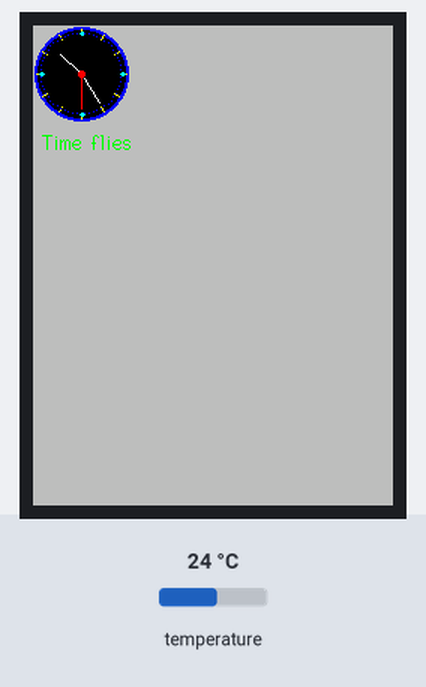
A sketch run on a simulated ESP32. On the bench: 240×320 colour display. The inputs (shaded band) are chosen by the test bench; at power-on: temperature 24 °C. The local clock reads 2024-03-15 10:24:30 at power-on unless the sketch sets it; what the sketch prints to the serial monitor is not drawn.

Above: at 0.8 s.

The sketch:

TFT_Clock.ino
```cpp
/*
 An example analogue clock using a TFT LCD screen to show the time
 use of some of the drawing commands with the ST7735 library.

 For a more accurate clock, it would be better to use the RTClib library.
 But this is just a demo.

 Uses compile time to set the time so a reset will start with the compile time again

 Gilchrist 6/2/2014 1.0
 Updated by Bodmer
 */

#include <TFT_eSPI.h> // Graphics and font library for ST7735 driver chip
#include <SPI.h>
#include <Wire.h>
#include <RTClib.h>

TFT_eSPI tft = TFT_eSPI();  // Invoke library, pins defined in User_Setup.h

RTC_DS3231 rtc;

#define TFT_GREY 0xBDF7

float sx = 0, sy = 1, mx = 1, my = 0, hx = -1, hy = 0;    // Saved H, M, S x & y multipliers
float sdeg=0, mdeg=0, hdeg=0;
uint16_t osx=32, osy=32, omx=32, omy=32, ohx=32, ohy=32;  // Saved H, M, S x & y coords
uint16_t x0=0, x1=0, yy0=0, yy1=0;
uint32_t targetTime = 0;                    // for next 1 second timeout
float           floatnow=0;

char daysOfTheWeek[7][10] = {"Minggu", "Senin", "Selasa", "Rabu", "Kamis", "Jum'at", "Sabtu"};
const char Buln[12][4]= {"Jan","Feb","Mar","Apr","Mei","Jun","Jul","Ags","Sep","Okt","Nop","Des"};

bool initial = 1;

void setup(void) {

  Serial.begin(115200);
  tft.init();
  tft.setRotation(0);
  tft.fillScreen(TFT_GREY);
  tft.setTextColor(TFT_GREEN, TFT_GREY);  // Adding a black background colour erases previous text automatically

  // Draw clock face
  tft.fillCircle(32, 32, 31, TFT_BLUE);
  tft.fillCircle(32, 32, 29, TFT_BLACK);

  // Draw 12 lines
  for(int i = 0; i<360; i+= 30) {
    sx = cos((i-90)*0.0174532925);
    sy = sin((i-90)*0.0174532925);
    x0 = sx*26+32;
    yy0 = sy*26+32;
    x1 = sx*30+32;
    yy1 = sy*30+32;

    tft.drawLine(x0, yy0, x1, yy1, TFT_YELLOW);
  }

  // Draw 60 dots
  for(int i = 0; i<360; i+= 6) {
    sx = cos((i-90)*0.0174532925);
    sy = sin((i-90)*0.0174532925);
    x0 = sx*27+32;
    yy0 = sy*27+32;

    tft.drawPixel(x0, yy0, TFT_BLUE);
    if(i==0 || i==180) tft.fillCircle(x0, yy0, 1, TFT_CYAN);
    if(i==0 || i==180) tft.fillCircle(x0+1, yy0, 1, TFT_CYAN);
    if(i==90 || i==270) tft.fillCircle(x0, yy0, 1, TFT_CYAN);
    if(i==90 || i==270) tft.fillCircle(x0+1, yy0, 1, TFT_CYAN);
  }

  tft.fillCircle(32, 32, 2, TFT_RED);

  // Draw text at position 64,125 using fonts 4
  // Only font numbers 2,4,6,7 are valid. Font 6 only contains characters [space] 0 1 2 3 4 5 6 7 8 9 : . a p m
  // Font 7 is a 7 segment font and only contains characters [space] 0 1 2 3 4 5 6 7 8 9 : .
  tft.drawCentreString("Time flies",36,70,2);

  targetTime = millis() + 1000;

  // rtc only
    if(! rtc.begin()) {
      Serial.println("RTC tidak terhubung, Cek kembai wiring! ");
      Serial.flush();
      while (1);
      }
    if (! rtc.lostPower()) {
      Serial.println("RTC tidak bekerja, Setel ulang Waktu!");
      //rtc.adjust(DateTime(F(__DATE__), F(__TIME__)));
      //rtc.adjust(DateTime(2020, 4, 22, 19, 42, 0));
      }
     Serial.println("Test modul RTC DS 3231!");
     delay (500);
     //print_intro();
}

void loop() {

  updateTime();
  DateTime now = rtc.now();
  uint8_t hh=now.hour(), mm=now.minute(), ss=now.second();  // Get H, M, S from compile time


    // Pre-compute hand degrees, x & y coords for a fast screen update
    sdeg = ss*6;                  // 0-59 -> 0-354
    mdeg = mm*6+sdeg*0.01666667;  // 0-59 -> 0-360 - includes seconds
    hdeg = hh*30+mdeg*0.0833333;  // 0-11 -> 0-360 - includes minutes and seconds
    hx = cos((hdeg-90)*0.0174532925);
    hy = sin((hdeg-90)*0.0174532925);
    mx = cos((mdeg-90)*0.0174532925);
    my = sin((mdeg-90)*0.0174532925);
    sx = cos((sdeg-90)*0.0174532925);
    sy = sin((sdeg-90)*0.0174532925);

    if (ss==0 || initial) {
      initial = 0;
      // Erase hour and minute hand positions every minute
      tft.drawLine(ohx, ohy, 32, 32, TFT_BLACK);
      ohx = hx*18+32;
      ohy = hy*18+32;
      tft.drawLine(omx, omy, 32, 32, TFT_BLACK);
      omx = mx*23+32;
      omy = my*23+32;
    }

      // Redraw new hand positions, hour and minute hands not erased here to avoid flicker
      tft.drawLine(osx, osy, 32, 32, TFT_BLACK);
      tft.drawLine(ohx, ohy, 32, 32, TFT_WHITE);
      tft.drawLine(omx, omy, 32, 32, TFT_WHITE);
      osx = sx*23+32;
      osy = sy*23+32;
      tft.drawLine(osx, osy, 32, 32, TFT_RED);

    tft.fillCircle(32, 32, 2, TFT_RED);

    print_intro();

}

void updateTime()
    {
      DateTime now = rtc.now();
      floatnow = float(now.hour()) + float(now.minute())/60 + float(now.second())/3600;
      //Serial.println(floatnow);
    }
void print_intro(){
  Serial.println("### Konfigurasi DS3231 Via Serial Command ###");
  Serial.println("    format -> Y,M,D,h,m,s");
  Serial.println("    contoh -> 2020,5,10,7,0,0");
  Serial.println("              10 mei 2020 jam 7:00");
  Serial.println();

    DateTime now = rtc.now();
    Serial.print(now.year(), DEC);
    Serial.print('/');
    Serial.print(now.month(), DEC);
    Serial.print('/');
    Serial.print(now.day(), DEC);
    Serial.print(" (");
    Serial.print(daysOfTheWeek[now.dayOfTheWeek()]);
    Serial.print(") ");
    Serial.print(now.hour(), DEC);
    Serial.print(':');
    Serial.print(now.minute(), DEC);
    Serial.print(':');
    Serial.print(now.second(), DEC);
    Serial.println();


    Serial.print("Temperature: ");
    Serial.print(rtc.getTemperature());
    Serial.println(" C");

    Serial.println();
  delay(1000);
}
```
